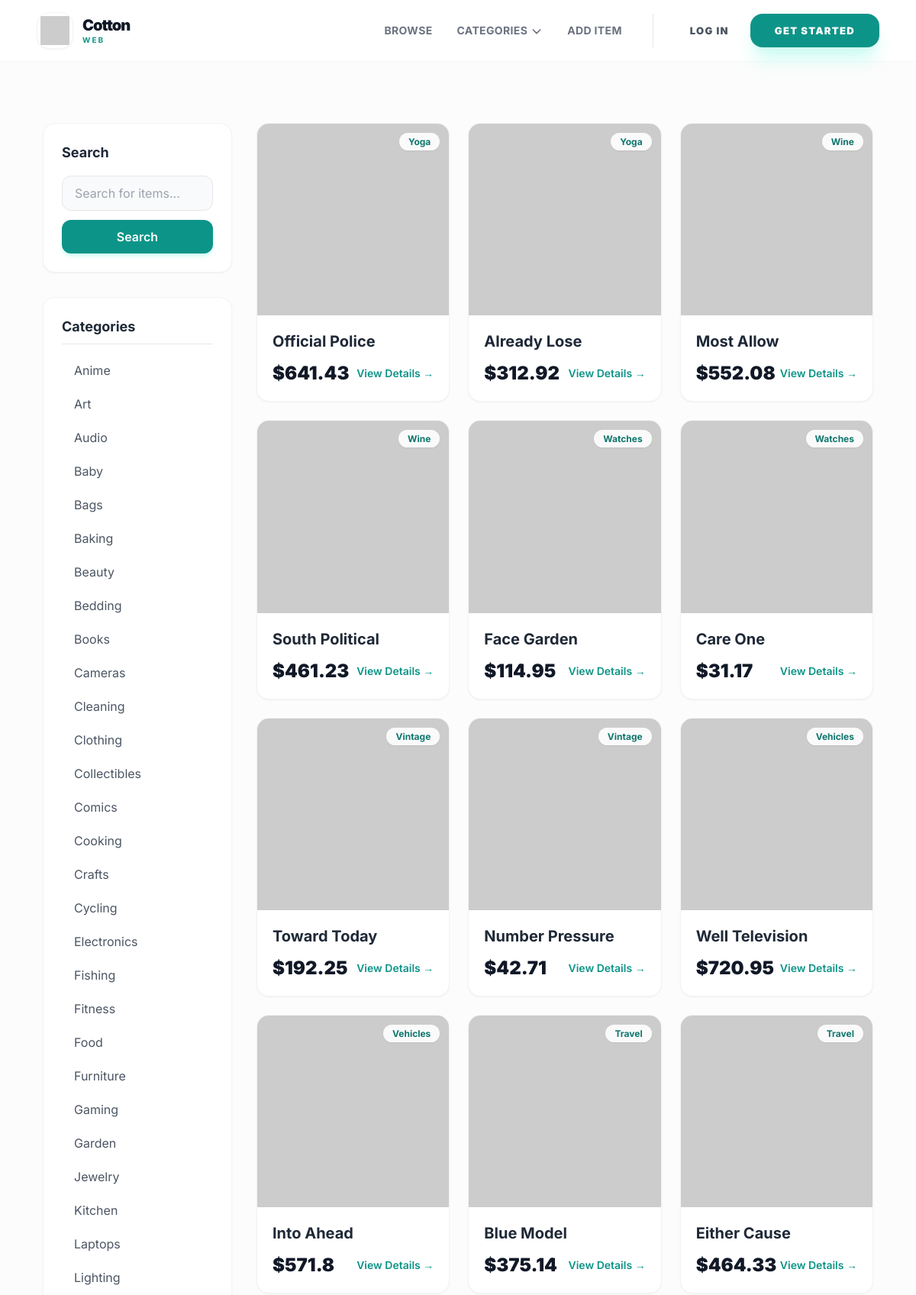
The app's page /items/ (upper part) with its own data.
### item/models.py (models this page shows, shortened)
class Category(models.Model):
    name = models.CharField(max_length=200)
    class Meta:
        verbose_name_plural = 'Categories'
        ordering = ('name',)

class Item(models.Model):
    category = models.ForeignKey(
        Category,
        related_name='items',
        on_delete=models.CASCADE,
    )
    user = models.ForeignKey(
        settings.AUTH_USER_MODEL,
        related_name='items',
        on_delete=models.CASCADE,
    )
    name = models.CharField(max_length=100)
    description = models.TextField(blank=True, null=True)
    price = models.FloatField()
    image = models.ImageField(upload_to='item_images', blank=True, null=True)
    is_sold = models.BooleanField(default=False, db_index=True)
    created_at = models.DateTimeField(auto_now_add=True, db_index=True)

### item/views.py (the view)
# urls.py: path('', views.items, name='items'),
def items(request):
    query = request.GET.get('query', '')
    category_id = request.GET.get('category', 0)
    categories = cache.get_or_set('all_categories', Category.objects.all(), 3600)
    items_list = (
        Item.objects.filter(is_sold=False)
        .select_related('category', 'user')
        .order_by('-created_at')
    )
    if category_id and int(category_id) != 0:
        items_list = items_list.filter(category_id=category_id)
    if query:
        items_list = items_list.filter(
            Q(name__icontains=query) | Q(description__icontains=query)
        )
    paginator = Paginator(items_list, 12)
    page_number = request.GET.get('page')
    page_obj = paginator.get_page(page_number)
    return render(request, 'item/items.html', {
        'items': page_obj,
        'query': query,
        'categories': categories,
        'category_id': int(category_id),
    })

### core/context_processors.py (called while the page is built)
def categories(request):
    return {
        'all_categories': Category.objects.all()
    }

def is_seller(request):
    if request.user.is_authenticated:
        return {
            'is_seller': request.user.user_type == 'Seller'
        }
    return {'is_seller': False}

def notification_count(request):
    if request.user.is_authenticated:
        count = Notification.objects.filter(
            user=request.user,
            is_read=False
        ).count()
        return {'unread_notification_count': count}
    return {'unread_notification_count': 0}

### item/templates/item/items.html (shortened to what this page needs)
{% extends "core/base.html" %}
{% block content %}
<div class="max-w-7xl mx-auto px-4 sm:px-6 lg:px-8 py-8">
    <div class="grid grid-cols-1 md:grid-cols-4 gap-8">
        <div class="col-span-1 space-y-8">
            <div class="bg-white p-6 rounded-2xl shadow-sm border border-gray-100">
                <p class="font-bold text-gray-800 mb-4 text-lg">Search</p>
                <form method="get" action="{% url 'item:items' %}" class="space-y-3">
                    <input name="query"
                           class="w-full py-3 px-4 bg-gray-50 border border-gray-200 rounded-xl focus:ring-2 focus:ring-teal-500 focus:outline-none transition"
                           type="text"
                           value="{{ query }}"
                           placeholder="Search for items...">
                    <button class="w-full py-3 bg-teal-600 hover:bg-teal-700 text-white font-semibold rounded-xl transition shadow-md shadow-teal-100">
                        Search
                    </button>
                </form>
            </div>
            <div class="bg-white p-6 rounded-2xl shadow-sm border border-gray-100">
                <p class="font-bold text-gray-800 mb-4 text-lg border-b pb-2">Categories</p>
                <ul class="space-y-2">
                    {% for category in categories %}
                        <li>
                            <a href="{% url 'item:items' %}?query={{ query }}&category={{ category.id }}"
                               class="block py-2 px-4 rounded-lg transition {% if category.id == category_id %}bg-teal-50 text-teal-700 font-bold border-l-4 border-teal-600{% else %}text-gray-600 hover:bg-gray-50 hover:text-teal-600{% endif %}">
                                {{ category.name }}
                            </a>
                        </li>
                    {% endfor %}
                </ul>
            </div>
        </div>
        <div class="col-span-1 md:col-span-3">
            <div class="grid grid-cols-1 sm:grid-cols-2 lg:grid-cols-3 gap-6">
                {% for item in items %}
                    <div class="group bg-white rounded-2xl shadow-sm border border-gray-100 overflow-hidden hover:shadow-xl transition-all duration-300 transform hover:-translate-y-1">
                        <a href="{% url 'item:detail' item.id %}">
                            <div class="aspect-square overflow-hidden relative bg-gray-100">
                                {% if item.image %}
                                    <img src="{{ item.image.url }}"
                                         alt="{{ item.name }}"
                                         loading="lazy"
                                         class="w-full h-full object-cover group-hover:scale-110 transition duration-500">
                                {% else %}
                                    <img src="https://picsum.photos/seed/{{ item.id }}/400/400"
                                         alt="{{ item.name }}"
                                         loading="lazy"
                                         class="w-full h-full object-cover group-hover:scale-110 transition duration-500">
                                {% endif %}
                                <div class="absolute top-3 right-3">
                                    <span class="bg-white/90 backdrop-blur px-3 py-1 rounded-full text-xs font-bold text-teal-700 shadow-sm">
                                        {{ item.category.name }}
                                    </span>
                                </div>
                            </div>
                            <div class="p-5">
                                <h2 class="text-xl font-bold text-gray-800 group-hover:text-teal-600 transition truncate">{{ item.name }}</h2>
                                <div class="mt-3 flex items-center justify-between">
                                    <p class="text-2xl font-black text-gray-900">${{ item.price }}</p>
                                    <span class="text-sm text-teal-600 font-semibold group-hover:underline">View Details →</span>
                                </div>
                            </div>
                        </a>
                    </div>
                {% empty %}
                    <div class="col-span-full py-20 text-center">
                        <p class="text-gray-400 text-xl italic">No items found matching your criteria.</p>
                    </div>
                {% endfor %}
            </div>
        </div>
    </div>
</div>
{% endblock content %}

### core/templates/core/base.html (style rules this page uses)
body { font-family: 'Inter', sans-serif; scroll-behavior: smooth; }

### records on screen
Category: name "Anime"
Category: name "Art"
Category: name "Audio"
Category: name "Baby"
Category: name "Bags"
Category: name "Baking"
Category: name "Beauty"
Category: name "Bedding"
Category: name "Books"
Category: name "Cameras"
Category: name "Cleaning"
Category: name "Clothing"
Category: name "Collectibles"
Category: name "Comics"
Category: name "Cooking"
Category: name "Crafts"
Category: name "Cycling"
Category: name "Electronics"
Category: name "Fishing"
Category: name "Fitness"
Category: name "Food"
Category: name "Furniture"
Category: name "Gaming"
Category: name "Garden"
Category: name "Jewelry"
Category: name "Kitchen"
Category: name "Laptops"
Category: name "Lighting"
Item: category.name "Yoga", name "Official Police", price "641.43"
Item: category.name "Yoga", name "Already Lose", price "312.92"
Item: category.name "Wine", name "Most Allow", price "552.08"
Item: category.name "Wine", name "South Political", price "461.23"
Item: category.name "Watches", name "Face Garden", price "114.95"
Item: category.name "Watches", name "Care One", price "31.17"
Item: category.name "Vintage", name "Toward Today", price "192.25"
Item: category.name "Vintage", name "Number Pressure", price "42.71"
Item: category.name "Vehicles", name "Well Television", price "720.95"
Item: category.name "Vehicles", name "Into Ahead", price "571.8"
Item: category.name "Travel", name "Blue Model", price "375.14"
Item: category.name "Travel", name "Either Cause", price "464.33"
